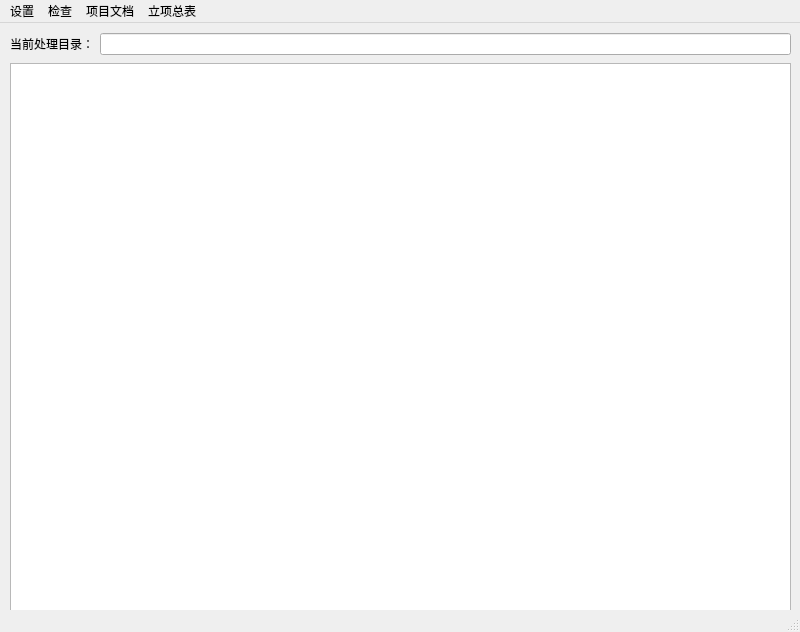
<?xml version="1.0" encoding="UTF-8"?>
<ui version="4.0">
 <class>MainWindow</class>
 <widget class="QMainWindow" name="MainWindow">
  <property name="geometry">
   <rect>
    <x>0</x>
    <y>0</y>
    <width>800</width>
    <height>632</height>
   </rect>
  </property>
  <property name="windowTitle">
   <string>MainWindow</string>
  </property>
  <widget class="QWidget" name="centralwidget">
   <widget class="QTextEdit" name="textEdit">
    <property name="geometry">
     <rect>
      <x>10</x>
      <y>40</y>
      <width>781</width>
      <height>551</height>
     </rect>
    </property>
   </widget>
   <widget class="QWidget" name="layoutWidget">
    <property name="geometry">
     <rect>
      <x>10</x>
      <y>10</y>
      <width>781</width>
      <height>22</height>
     </rect>
    </property>
    <layout class="QHBoxLayout" name="horizontalLayout">
     <item>
      <widget class="QLabel" name="label">
       <property name="text">
        <string>当前处理目录：</string>
       </property>
      </widget>
     </item>
     <item>
      <widget class="QLineEdit" name="lineEdit"/>
     </item>
    </layout>
   </widget>
  </widget>
  <widget class="QMenuBar" name="menubar">
   <property name="geometry">
    <rect>
     <x>0</x>
     <y>0</y>
     <width>800</width>
     <height>22</height>
    </rect>
   </property>
   <widget class="QMenu" name="menu">
    <property name="title">
     <string>设置</string>
    </property>
    <addaction name="actionSelect_Dir"/>
   </widget>
   <widget class="QMenu" name="menu_2">
    <property name="title">
     <string>项目文档</string>
    </property>
    <addaction name="actionreplace"/>
   </widget>
   <widget class="QMenu" name="menu_3">
    <property name="title">
     <string>立项总表</string>
    </property>
    <addaction name="actioncheck"/>
   </widget>
   <widget class="QMenu" name="menu_4">
    <property name="title">
     <string>检查</string>
    </property>
    <addaction name="separator"/>
    <addaction name="actioncheckall"/>
    <addaction name="actionsearchall"/>
   </widget>
   <addaction name="menu"/>
   <addaction name="menu_4"/>
   <addaction name="menu_2"/>
   <addaction name="menu_3"/>
  </widget>
  <widget class="QStatusBar" name="statusbar"/>
  <action name="actionSelect_Dir">
   <property name="text">
    <string>Select Dir</string>
   </property>
  </action>
  <action name="actioncheck">
   <property name="text">
    <string>替换</string>
   </property>
  </action>
  <action name="actionreplace">
   <property name="text">
    <string>批量替换</string>
   </property>
  </action>
  <action name="actioncheckall">
   <property name="text">
    <string>检查所有项</string>
   </property>
  </action>
  <action name="actionsearchall">
   <property name="text">
    <string>全文搜索</string>
   </property>
  </action>
 </widget>
 <resources/>
 <connections/>
</ui>
